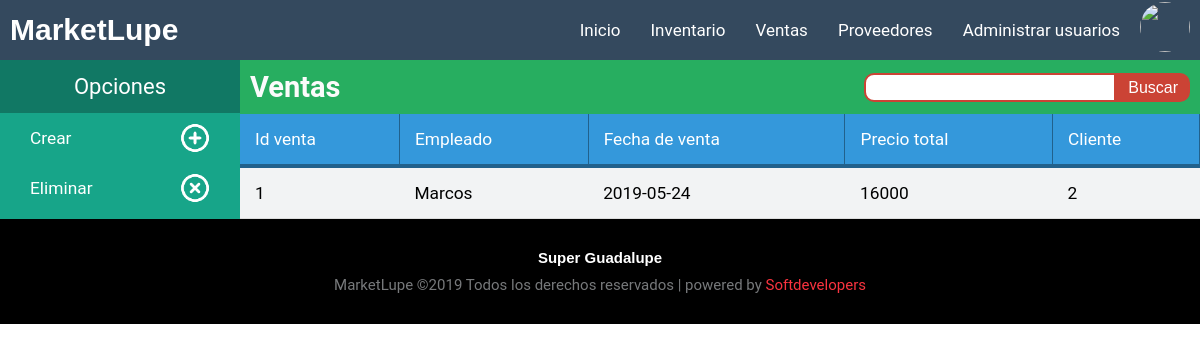
The page /?controller=venta (signed in) on the database its author committed.
### tables this page shows
CREATE TABLE ventas (
  IdVenta int(11) NOT NULL AUTO_INCREMENT,
  IdEmpl int(11) NOT NULL,
  FechaVen date NOT NULL,
  PrecTotal int(11) NOT NULL,
  IdCli int(11) NOT NULL,
  PRIMARY KEY(IdVenta)
);

CREATE TABLE empleados (
  IdEmpl int(11) NOT NULL AUTO_INCREMENT,
  NomEmpl varchar(15) NOT NULL,
  ApelEmpl varchar(15) NOT NULL,
  Edad varchar(3) NOT NULL,
  NumTel varchar(10) NOT NULL,
  Passw varchar(100) NOT NULL,
  IdRol int(11) NOT NULL,
  linkFoto varchar(50) NOT NULL DEFAULT 'assets/uploads/photos/user.png',
  PRIMARY KEY(IdEmpl)
);

### controllers/ventaController.php (called while the page is built, shortened)
<?php
  class ventaController extends Venta{
    public function index(){
      require_once 'views/layouts/header.php';
      require_once 'views/ventas/index.php';
      require_once 'views/layouts/footer.php';
    }
  }
?>

### index.php (called while the page is built, shortened)
<?php
  require_once 'models/Database.php';
  require_once 'models/Venta.php';
  require_once 'controllers/ventaController.php';
  require_once 'controllers/usuarioController.php';
  $controller = new $controller();
  call_user_func([$controller, $method]);
?>

### models/Database.php (called while the page is built)
<?php
  class Database{
    public function connect(){
      try {
        return new PDO('mysql:host=localhost;dbname=marketlupe;charset=utf8;',
        'root',
        '',[
            PDO::ATTR_ERRMODE => PDO::ERRMODE_EXCEPTION,
            PDO::ATTR_DEFAULT_FETCH_MODE => PDO::FETCH_OBJ
          ]);
      } catch (Exception $e) {
        die($e->getMessage());
      }
    }
  }
?>

### models/Venta.php (called while the page is built, shortened)
<?php
  class Venta extends Database{
    public function show(){
      try {
        $r = parent::connect()->prepare("SELECT * FROM ventas AS v INNER JOIN empleados AS e ON v.IdEmpl=e.IdEmpl");
        $r->execute();
        return $r->fetchAll();
      } catch (Exception $e) {
        die("Error en Venta->show()" . $e->getMessage());
      }
    }
  }
?>

### views/ventas/index.php (the view, shortened to what this page needs)
<div id="conpad">
  <div id="menop">
    <label id="menusel" for="botres">Opciones</label>
    <ul>
    	<li><a class="botop" href="home.php">Crear<img class="dico" src="assets/icons/mas.png"></a></li>
    	<li><label class="botop" for="chelim">Eliminar<img class="dico" src="assets/icons/icon-elim.png"></label></li>
    </ul>
  </div>
  <div id="contener">
    <div class="conbus">
      <h4>Ventas</h4>
      <form action="" method="POST">
        <?php
          if (isset($_POST['nombre'])) { ?>
            <input class="campoen" type="text" name="nombre" value="<?= $_POST['nombre'] ?>" required>
        <?php } else { ?>
            <input class="campoen" type="text" name="nombre" required>
        <?php } ?>
        <input class="botbus" type="submit" name="buspro" value="Buscar">
      </form>
    </div>
    <div class="union">
      <div class="contp">
        <table>
          <thead class="titulos">
            <tr>
              <td class="campot">Id venta</td>
              <td class="campot">Empleado</td>
              <td class="campot">Fecha de venta</td>
              <td class="campot">Precio total</td>
              <td class="campot">Cliente</td>
            </tr>
          </thead>
          <thead>
            <?php
              if (isset($_POST['nombre'])) {
                foreach (parent::searchData($_POST['nombre']) as $datosv): ?>
                  <tr class="filas">
                    <td><?= $datosv->IdVenta ?></td>
                    <td><?= $datosv->NomEmpl ?></td>
                    <td><?= $datosv->FechaVen ?></td>
                    <td><?= $datosv->PrecTotal ?></td>
                    <td><?= $datosv->IdCli ?></td>
                    <td class="borra"><a href="?controller=venta&method=delete&idv=<?= $datosv->IdVenta ?>"><img class="dimbots" src="assets/img/remove.png"></a></td>
                  </tr>
            <?php endforeach;
            } else {
                foreach (parent::show() as $datosv): ?>
                  <tr class="filas">
                    <td><?= $datosv->IdVenta ?></td>
                    <td><?= $datosv->NomEmpl ?></td>
                    <td><?= $datosv->FechaVen ?></td>
                    <td><?= $datosv->PrecTotal ?></td>
                    <td><?= $datosv->IdCli ?></td>
                  </tr>
            <?php endforeach;
              } ?>
          </thead>
        </table>
      </div>
    </div>
  </div>
</div>

### assets/css/estiloVen.css (style rules this page uses)
* { padding: 0; margin: 0; box-sizing: border-box; }
body { font-family: "Roboto"; font-size: 13pt; }
* { margin: 0; padding: 0; }
#menop { background: #17A589; width: 20%; display: flex; flex-direction: column; }
#menop ul li { list-style: none; }
#conpad { margin-top: 60px; display: flex; justify-content: flex-start; }
#contener { height: auto; width: 80%; }
.botop { padding: 10px 30px; text-decoration: none; color: white; display: flex; justify-content: space-between; align-items: center; }
.dico { height: 30px; width: 30px; }
.conbus { background: #27AE60; display: flex; justify-content: space-between; padding: 10px; font-family: 'Merriweather'; }
#menusel { background: #117864; width: 100%; font-size: 22px; color: #FFFFFF; padding: 14px 5px; text-align: center; }
.conbus h4 { font-size: 29px; color: #FBFBFB; font-family: "Roboto"; }
.conbus form { height: auto; display: flex; align-items: center; }
.campoen { font-size: 18px; outline: none; padding: 2px 8px; border: 2px solid #CB4335; border-top-left-radius: 10px; border-bottom-left-radius: 10px; }
.botbus { background: #CB4335; font-size: 16px; padding: 4px 10px 3px; color: #FFFFFF; border: 2px solid #CB4335; border-top-right-radius: 10px; border-bottom-right-radius: 10px; outline: none; }
.union { display: flex; flex-direction: column; }
.contp { width: 100%; height: auto; }
table { background-color: #F2F3F4; border-collapse: collapse; width: 100%; }
.titulos { background-color: #3498DB; border-bottom: solid 4px #21618C; color: white; }
.campot { border-right: solid 1px #21618C; }
td { padding: 15px; }
.filas { border-bottom: 1px solid #DCDCDC; }

### rows shown on the page
ventas: IdVenta "1", IdEmpl.NomEmpl "Marcos", FechaVen "2019-05-24", PrecTotal "16000", IdCli "2"
